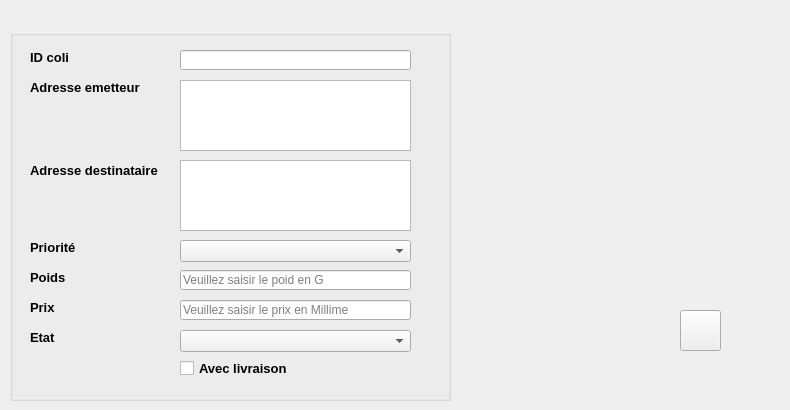
      <widget class="QWidget" name="tab_2">
       <attribute name="title">
        <string>Ajouter Coli</string>
       </attribute>
       <widget class="QGroupBox" name="groupBox_2">
        <property name="geometry">
         <rect>
          <x>10</x>
          <y>30</y>
          <width>441</width>
          <height>371</height>
         </rect>
        </property>
        <property name="title">
         <string/>
        </property>
        <widget class="QLabel" name="label_3">
         <property name="geometry">
          <rect>
           <x>20</x>
           <y>130</y>
           <width>141</width>
           <height>21</height>
          </rect>
         </property>
         <property name="font">
          <font>
           <family>Arial</family>
           <weight>75</weight>
           <bold>true</bold>
          </font>
         </property>
         <property name="text">
          <string>&lt;html&gt;&lt;head/&gt;&lt;body&gt;&lt;p&gt;&lt;span style=&quot; font-size:10pt; color:#000000;&quot;&gt;Adresse destinataire&lt;/span&gt;&lt;/p&gt;&lt;/body&gt;&lt;/html&gt;</string>
         </property>
        </widget>
        <widget class="QLineEdit" name="Poids">
         <property name="geometry">
          <rect>
           <x>170</x>
           <y>240</y>
           <width>231</width>
           <height>20</height>
          </rect>
         </property>
         <property name="placeholderText">
          <string>Veuillez saisir le poid en G</string>
         </property>
        </widget>
        <widget class="QLabel" name="label_4">
         <property name="geometry">
          <rect>
           <x>20</x>
           <y>210</y>
           <width>61</width>
           <height>16</height>
          </rect>
         </property>
         <property name="font">
          <font>
           <family>Arial</family>
           <weight>75</weight>
           <bold>true</bold>
          </font>
         </property>
         <property name="text">
          <string>&lt;html&gt;&lt;head/&gt;&lt;body&gt;&lt;p&gt;&lt;span style=&quot; font-size:10pt; color:#000000;&quot;&gt;Priorité&lt;/span&gt;&lt;/p&gt;&lt;/body&gt;&lt;/html&gt;</string>
         </property>
        </widget>
        <widget class="QLabel" name="label_5">
         <property name="geometry">
          <rect>
           <x>20</x>
           <y>240</y>
           <width>51</width>
           <height>16</height>
          </rect>
         </property>
         <property name="font">
          <font>
           <family>Arial</family>
           <weight>75</weight>
           <bold>true</bold>
          </font>
         </property>
         <property name="text">
          <string>&lt;html&gt;&lt;head/&gt;&lt;body&gt;&lt;p&gt;&lt;span style=&quot; font-size:10pt; color:#000000;&quot;&gt;Poids&lt;/span&gt;&lt;/p&gt;&lt;/body&gt;&lt;/html&gt;</string>
         </property>
        </widget>
        <widget class="QLabel" name="label_7">
         <property name="geometry">
          <rect>
           <x>20</x>
           <y>270</y>
           <width>47</width>
           <height>13</height>
          </rect>
         </property>
         <property name="font">
          <font>
           <family>Arial</family>
          </font>
         </property>
         <property name="text">
          <string>&lt;html&gt;&lt;head/&gt;&lt;body&gt;&lt;p&gt;&lt;span style=&quot; font-size:10pt; font-weight:600; color:#000000;&quot;&gt;Prix&lt;/span&gt;&lt;/p&gt;&lt;/body&gt;&lt;/html&gt;</string>
         </property>
        </widget>
        <widget class="QLabel" name="label">
         <property name="geometry">
          <rect>
           <x>20</x>
           <y>20</y>
           <width>61</width>
           <height>16</height>
          </rect>
         </property>
         <property name="font">
          <font>
           <family>Arial</family>
           <weight>75</weight>
           <bold>true</bold>
          </font>
         </property>
         <property name="text">
          <string>&lt;html&gt;&lt;head/&gt;&lt;body&gt;&lt;p&gt;&lt;span style=&quot; font-size:10pt; color:#000000;&quot;&gt;ID coli&lt;/span&gt;&lt;/p&gt;&lt;/body&gt;&lt;/html&gt;</string>
         </property>
        </widget>
        <widget class="QLabel" name="label_6">
         <property name="geometry">
          <rect>
           <x>20</x>
           <y>300</y>
           <width>47</width>
           <height>13</height>
          </rect>
         </property>
         <property name="font">
          <font>
           <family>Arial</family>
           <weight>75</weight>
           <bold>true</bold>
          </font>
         </property>
         <property name="text">
          <string>&lt;html&gt;&lt;head/&gt;&lt;body&gt;&lt;p&gt;&lt;span style=&quot; font-size:10pt; color:#000000;&quot;&gt;Etat&lt;/span&gt;&lt;/p&gt;&lt;/body&gt;&lt;/html&gt;</string>
         </property>
        </widget>
        <widget class="QCheckBox" name="Avecliv">
         <property name="geometry">
          <rect>
           <x>170</x>
           <y>330</y>
           <width>161</width>
           <height>17</height>
          </rect>
         </property>
         <property name="font">
          <font>
           <family>Arial</family>
           <pointsize>10</pointsize>
           <weight>75</weight>
           <bold>true</bold>
          </font>
         </property>
         <property name="text">
          <string>Avec livraison</string>
         </property>
        </widget>
        <widget class="QLabel" name="label_2">
         <property name="geometry">
          <rect>
           <x>20</x>
           <y>50</y>
           <width>131</width>
           <height>16</height>
          </rect>
         </property>
         <property name="font">
          <font>
           <family>Arial</family>
           <pointsize>10</pointsize>
           <weight>75</weight>
           <bold>true</bold>
          </font>
         </property>
         <property name="text">
          <string>&lt;html&gt;&lt;head/&gt;&lt;body&gt;&lt;p&gt;&lt;span style=&quot; color:#000000;&quot;&gt;Adresse emetteur&lt;/span&gt;&lt;/p&gt;&lt;/body&gt;&lt;/html&gt;</string>
         </property>
        </widget>
        <widget class="QLineEdit" name="idcoli">
         <property name="geometry">
          <rect>
           <x>170</x>
           <y>20</y>
           <width>231</width>
           <height>20</height>
          </rect>
         </property>
        </widget>
        <widget class="QLineEdit" name="Prix">
         <property name="geometry">
          <rect>
           <x>170</x>
           <y>270</y>
           <width>231</width>
           <height>20</height>
          </rect>
         </property>
         <property name="placeholderText">
          <string>Veuillez saisir le prix en Millime</string>
         </property>
        </widget>
        <widget class="QComboBox" name="Priorite">
         <property name="geometry">
          <rect>
           <x>170</x>
           <y>210</y>
           <width>231</width>
           <height>22</height>
          </rect>
         </property>
        </widget>
        <widget class="QTextEdit" name="Adresseem">
         <property name="geometry">
          <rect>
           <x>170</x>
           <y>50</y>
           <width>231</width>
           <height>71</height>
          </rect>
         </property>
        </widget>
        <widget class="QTextEdit" name="Adressedest">
         <property name="geometry">
          <rect>
           <x>170</x>
           <y>130</y>
           <width>231</width>
           <height>71</height>
          </rect>
         </property>
        </widget>
        <widget class="QComboBox" name="Etat">
         <property name="geometry">
          <rect>
           <x>170</x>
           <y>300</y>
           <width>231</width>
           <height>22</height>
          </rect>
         </property>
        </widget>
       </widget>
       <widget class="QPushButton" name="ajoutercoli">
        <property name="geometry">
         <rect>
          <x>680</x>
          <y>310</y>
          <width>41</width>
          <height>41</height>
         </rect>
        </property>
        <property name="styleSheet">
         <string notr="true">border-image: url(:/Images/add.png);</string>
        </property>
        <property name="text">
         <string/>
        </property>
       </widget>
       <widget class="QLabel" name="label_30">
        <property name="geometry">
         <rect>
          <x>610</x>
          <y>0</y>
          <width>171</width>
          <height>141</height>
         </rect>
        </property>
        <property name="styleSheet">
         <string notr="true">border-image: url(:/Images/avatar.png);</string>
        </property>
        <property name="text">
         <string/>
        </property>
       </widget>
      </widget>
